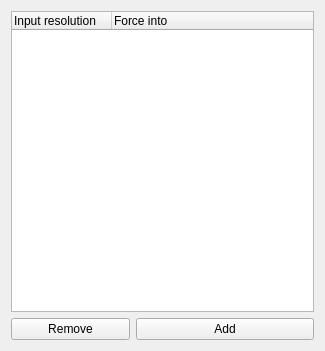
<?xml version="1.0" encoding="UTF-8"?>
<ui version="4.0">
 <class>AliasDialog</class>
 <widget class="QDialog" name="AliasDialog">
  <property name="geometry">
   <rect>
    <x>0</x>
    <y>0</y>
    <width>325</width>
    <height>351</height>
   </rect>
  </property>
  <property name="sizePolicy">
   <sizepolicy hsizetype="Preferred" vsizetype="Preferred">
    <horstretch>0</horstretch>
    <verstretch>0</verstretch>
   </sizepolicy>
  </property>
  <property name="windowTitle">
   <string>VCS Aliases</string>
  </property>
  <layout class="QVBoxLayout" name="verticalLayout_2">
   <item>
    <layout class="QVBoxLayout" name="verticalLayout">
     <item>
      <widget class="QTreeWidget" name="treeWidget_knownAliases">
       <property name="alternatingRowColors">
        <bool>false</bool>
       </property>
       <property name="selectionMode">
        <enum>QAbstractItemView::MultiSelection</enum>
       </property>
       <property name="verticalScrollMode">
        <enum>QAbstractItemView::ScrollPerPixel</enum>
       </property>
       <property name="indentation">
        <number>20</number>
       </property>
       <property name="rootIsDecorated">
        <bool>false</bool>
       </property>
       <attribute name="headerStretchLastSection">
        <bool>true</bool>
       </attribute>
       <column>
        <property name="text">
         <string>Input resolution</string>
        </property>
       </column>
       <column>
        <property name="text">
         <string>Force into</string>
        </property>
       </column>
      </widget>
     </item>
     <item>
      <layout class="QHBoxLayout" name="horizontalLayout" stretch="2,3">
       <item>
        <widget class="QPushButton" name="pushButton_removeAlias">
         <property name="focusPolicy">
          <enum>Qt::NoFocus</enum>
         </property>
         <property name="text">
          <string>Remove</string>
         </property>
        </widget>
       </item>
       <item>
        <widget class="QPushButton" name="pushButton_addAlias">
         <property name="focusPolicy">
          <enum>Qt::NoFocus</enum>
         </property>
         <property name="text">
          <string>Add</string>
         </property>
        </widget>
       </item>
      </layout>
     </item>
    </layout>
   </item>
  </layout>
 </widget>
 <resources/>
 <connections/>
</ui>
